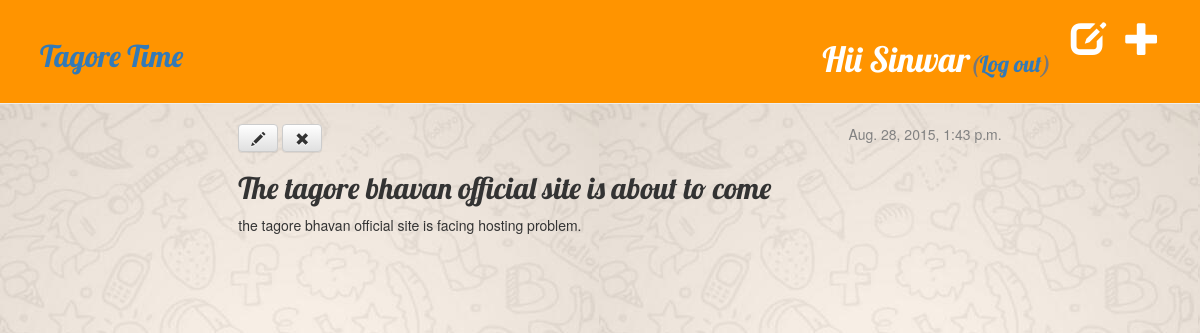
Screenshot of /post/17/ (signed in) with the database file from the repository.
### blog/models.py (models this page shows, shortened)
class Post(models.Model):
    author = models.ForeignKey('auth.User')
    title = models.CharField(max_length=200)
    text = models.TextField()
    created_date = models.DateTimeField(
            default=timezone.now)
    published_date = models.DateTimeField(
            blank=True, null=True)

### blog/views.py (the view)
# urls.py: url(r'^post/(?P<pk>[0-9]+)/$', views.post_detail, name='post_detail'),
@login_required
def post_detail(request, pk):
    post = get_object_or_404(Post, pk=pk)
    return render(request, 'blog/post_detail.html', {'post': post})

### blog/templates/blog/post_detail.html
{% extends "blog/base.html" %}
{% block content %}
    <div class="post">
        {% if post.published_date %}
            <div class="date">
                {{ post.published_date }}
            </div>
        {% else %}
         <a class="btn btn-default" href="{% url 'blog.views.post_publish' pk=post.pk %}">Publish</a>
        {% endif %}
         <a class="btn btn-default" href="{% url "post_edit" pk=post.pk %}"><span class="glyphicon glyphicon-pencil"></span></a>
         <a class="btn btn-default" href="{% url 'post_remove' pk=post.pk %}"><span class="glyphicon glyphicon-remove"></span></a>
        <h2>{{ post.title }}</h2>
        <p>{{ post.text|linebreaks }}</p>
    </div>
{% endblock %}

### blog/templates/blog/base.html (shortened to what this page needs)
{% load staticfiles %}
<html>
    <head>
        <link rel="stylesheet" href="//maxcdn.bootstrapcdn.com/bootstrap/3.2.0/css/bootstrap.min.css">
        <link rel="stylesheet" href="//maxcdn.bootstrapcdn.com/bootstrap/3.2.0/css/bootstrap-theme.min.css">
        <link rel="stylesheet" href="{% static "css/blog.css" %}">
    </head>
<body>
    <div class="page-header">
    {% if user.is_authenticated %}
    <a href="{% url 'post_new' %}" class="top-menu"><span class="glyphicon glyphicon-plus"></span></a>
    <a href="{% url 'post_draft_list' %}" class="top-menu"><span class="glyphicon glyphicon-edit"></span></a>
    <h2 class="top-menu">Hii {{ user.username }}<small>(<a href="{% url 'django.contrib.auth.views.logout' %}">Log out</a>)</small></h2>
    {% else %}
    <a href="{% url 'django.contrib.auth.views.login' %}" class="top-menu"><span class="glyphicon glyphicon-lock"></span></a>
    {% endif %}
    <h2><a href="{% url 'blog.views.post_list' %}">Tagore Time</a></h1>
    </div>
    <div class="content">
        <div class="row">
            <div class="col-md-2"></div>
            <div class="col-md-8">
            {% block content %}
            {% endblock %}
            </div>
            <div class="col-md-2"></div>
        </div>
    </div>
</body>
</html>

### blog/static/css/blog.css (style rules this page uses)
.page-header { background-color: #ff9400; margin-top: 0px; padding: 20px 20px 20px 40px; opacity: 1; }
.content { margin-left: 40px; }
h1, h2, h3, h4 { font-family: 'Lobster', cursive; }
.date { float: right; color: #828282; }
.top-menu, .top-menu:hover, .top-menu:visited { color: #ffffff; float: right; font-size: 26pt; margin-right: 20px; }
.post { margin-bottom: 70px; }
body { background-image: url("whatsappbg.jpg"); }

### rows the page displays
Post: published_date "Aug. 28, 2015, 1:43 p.m.", title "The tagore bhavan official site is about to come", text "the tagore bhavan official site is facing hosting problem."

### other values shown
{{ user.username }} "Sinwar"
